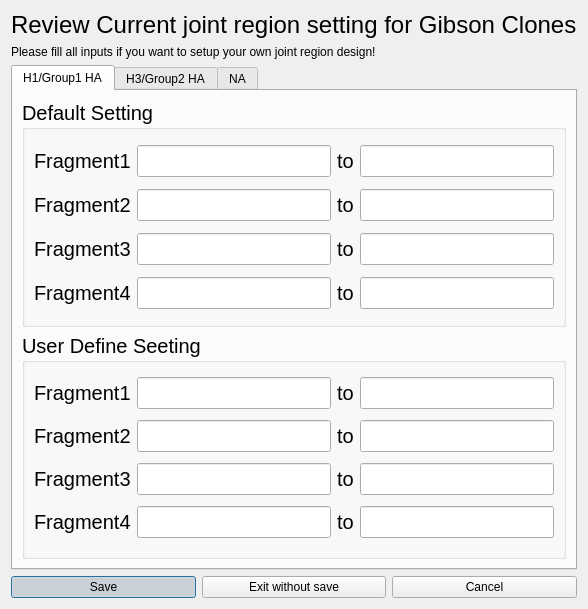
<?xml version="1.0" encoding="UTF-8"?>
<ui version="4.0">
 <class>JointDialog</class>
 <widget class="QDialog" name="JointDialog">
  <property name="geometry">
   <rect>
    <x>0</x>
    <y>0</y>
    <width>472</width>
    <height>609</height>
   </rect>
  </property>
  <property name="windowTitle">
   <string>Review Current joint region setting for Gibson Clones</string>
  </property>
  <layout class="QGridLayout" name="gridLayout_2">
   <item row="2" column="0">
    <widget class="QTabWidget" name="tabWidget">
     <property name="currentIndex">
      <number>0</number>
     </property>
     <widget class="QWidget" name="tab">
      <attribute name="title">
       <string>H1/Group1 HA</string>
      </attribute>
      <layout class="QGridLayout" name="gridLayout">
       <item row="1" column="0">
        <widget class="QGroupBox" name="H1_user_GB">
         <property name="font">
          <font>
           <pointsize>15</pointsize>
          </font>
         </property>
         <property name="title">
          <string>User Define Seeting</string>
         </property>
         <layout class="QGridLayout" name="gridLayout_6">
          <item row="0" column="2">
           <widget class="QLabel" name="label_16">
            <property name="text">
             <string>to</string>
            </property>
           </widget>
          </item>
          <item row="0" column="3">
           <widget class="QLineEdit" name="H1_F1_EU"/>
          </item>
          <item row="0" column="0">
           <widget class="QLabel" name="label_10">
            <property name="text">
             <string>Fragment1</string>
            </property>
           </widget>
          </item>
          <item row="1" column="1">
           <widget class="QLineEdit" name="H1_F2_SU"/>
          </item>
          <item row="2" column="2">
           <widget class="QLabel" name="label_11">
            <property name="text">
             <string>to</string>
            </property>
           </widget>
          </item>
          <item row="2" column="0">
           <widget class="QLabel" name="label_14">
            <property name="text">
             <string>Fragment3</string>
            </property>
           </widget>
          </item>
          <item row="1" column="3">
           <widget class="QLineEdit" name="H1_F2_EU"/>
          </item>
          <item row="2" column="3">
           <widget class="QLineEdit" name="H1_F3_EU"/>
          </item>
          <item row="2" column="1">
           <widget class="QLineEdit" name="H1_F3_SU"/>
          </item>
          <item row="3" column="0">
           <widget class="QLabel" name="label_17">
            <property name="text">
             <string>Fragment4</string>
            </property>
           </widget>
          </item>
          <item row="0" column="1">
           <widget class="QLineEdit" name="H1_F1_SU"/>
          </item>
          <item row="1" column="0">
           <widget class="QLabel" name="label_13">
            <property name="text">
             <string>Fragment2</string>
            </property>
           </widget>
          </item>
          <item row="1" column="2">
           <widget class="QLabel" name="label_15">
            <property name="text">
             <string>to</string>
            </property>
           </widget>
          </item>
          <item row="3" column="3">
           <widget class="QLineEdit" name="H1_F4_EU"/>
          </item>
          <item row="3" column="1">
           <widget class="QLineEdit" name="H1_F4_SU"/>
          </item>
          <item row="3" column="2">
           <widget class="QLabel" name="label_12">
            <property name="text">
             <string>to</string>
            </property>
           </widget>
          </item>
         </layout>
        </widget>
       </item>
       <item row="0" column="0">
        <widget class="QGroupBox" name="H1_default_GB">
         <property name="font">
          <font>
           <pointsize>15</pointsize>
          </font>
         </property>
         <property name="title">
          <string>Default Setting</string>
         </property>
         <layout class="QGridLayout" name="gridLayout_5">
          <item row="2" column="3">
           <widget class="QLineEdit" name="H1_F3_E">
            <property name="readOnly">
             <bool>true</bool>
            </property>
           </widget>
          </item>
          <item row="0" column="1">
           <widget class="QLineEdit" name="H1_F1_S">
            <property name="readOnly">
             <bool>true</bool>
            </property>
           </widget>
          </item>
          <item row="0" column="2">
           <widget class="QLabel" name="label_2">
            <property name="text">
             <string>to</string>
            </property>
           </widget>
          </item>
          <item row="3" column="3">
           <widget class="QLineEdit" name="H1_F4_E">
            <property name="readOnly">
             <bool>true</bool>
            </property>
           </widget>
          </item>
          <item row="1" column="3">
           <widget class="QLineEdit" name="H1_F2_E">
            <property name="readOnly">
             <bool>true</bool>
            </property>
           </widget>
          </item>
          <item row="1" column="1">
           <widget class="QLineEdit" name="H1_F2_S">
            <property name="readOnly">
             <bool>true</bool>
            </property>
           </widget>
          </item>
          <item row="1" column="2">
           <widget class="QLabel" name="label_3">
            <property name="text">
             <string>to</string>
            </property>
           </widget>
          </item>
          <item row="3" column="1">
           <widget class="QLineEdit" name="H1_F4_S">
            <property name="readOnly">
             <bool>true</bool>
            </property>
           </widget>
          </item>
          <item row="2" column="1">
           <widget class="QLineEdit" name="H1_F3_S">
            <property name="readOnly">
             <bool>true</bool>
            </property>
           </widget>
          </item>
          <item row="0" column="3">
           <widget class="QLineEdit" name="H1_F1_E">
            <property name="readOnly">
             <bool>true</bool>
            </property>
           </widget>
          </item>
          <item row="3" column="2">
           <widget class="QLabel" name="label_5">
            <property name="text">
             <string>to</string>
            </property>
           </widget>
          </item>
          <item row="3" column="0">
           <widget class="QLabel" name="label_9">
            <property name="text">
             <string>Fragment4</string>
            </property>
           </widget>
          </item>
          <item row="2" column="2">
           <widget class="QLabel" name="label_4">
            <property name="text">
             <string>to</string>
            </property>
           </widget>
          </item>
          <item row="2" column="0">
           <widget class="QLabel" name="label_8">
            <property name="text">
             <string>Fragment3</string>
            </property>
           </widget>
          </item>
          <item row="0" column="0">
           <widget class="QLabel" name="label_6">
            <property name="text">
             <string>Fragment1</string>
            </property>
           </widget>
          </item>
          <item row="1" column="0">
           <widget class="QLabel" name="label_7">
            <property name="text">
             <string>Fragment2</string>
            </property>
           </widget>
          </item>
         </layout>
        </widget>
       </item>
      </layout>
     </widget>
     <widget class="QWidget" name="tab_2">
      <attribute name="title">
       <string>H3/Group2 HA</string>
      </attribute>
      <layout class="QGridLayout" name="gridLayout_3">
       <item row="0" column="0">
        <widget class="QGroupBox" name="H3_default_GB">
         <property name="font">
          <font>
           <pointsize>15</pointsize>
          </font>
         </property>
         <property name="title">
          <string>Default Setting</string>
         </property>
         <layout class="QGridLayout" name="gridLayout_7">
          <item row="0" column="0">
           <widget class="QLabel" name="label_18">
            <property name="text">
             <string>Fragment1</string>
            </property>
           </widget>
          </item>
          <item row="0" column="1">
           <widget class="QLineEdit" name="H3_F1_S">
            <property name="readOnly">
             <bool>true</bool>
            </property>
           </widget>
          </item>
          <item row="0" column="2">
           <widget class="QLabel" name="label_24">
            <property name="text">
             <string>to</string>
            </property>
           </widget>
          </item>
          <item row="0" column="3">
           <widget class="QLineEdit" name="H3_F1_E">
            <property name="readOnly">
             <bool>true</bool>
            </property>
           </widget>
          </item>
          <item row="1" column="0">
           <widget class="QLabel" name="label_21">
            <property name="text">
             <string>Fragment2</string>
            </property>
           </widget>
          </item>
          <item row="1" column="1">
           <widget class="QLineEdit" name="H3_F2_S">
            <property name="readOnly">
             <bool>true</bool>
            </property>
           </widget>
          </item>
          <item row="1" column="2">
           <widget class="QLabel" name="label_23">
            <property name="text">
             <string>to</string>
            </property>
           </widget>
          </item>
          <item row="1" column="3">
           <widget class="QLineEdit" name="H3_F2_E">
            <property name="readOnly">
             <bool>true</bool>
            </property>
           </widget>
          </item>
          <item row="2" column="0">
           <widget class="QLabel" name="label_22">
            <property name="text">
             <string>Fragment3</string>
            </property>
           </widget>
          </item>
          <item row="2" column="1">
           <widget class="QLineEdit" name="H3_F3_S">
            <property name="readOnly">
             <bool>true</bool>
            </property>
           </widget>
          </item>
          <item row="2" column="2">
           <widget class="QLabel" name="label_19">
            <property name="text">
             <string>to</string>
            </property>
           </widget>
          </item>
          <item row="2" column="3">
           <widget class="QLineEdit" name="H3_F3_E">
            <property name="readOnly">
             <bool>true</bool>
            </property>
           </widget>
          </item>
          <item row="3" column="0">
           <widget class="QLabel" name="label_25">
            <property name="text">
             <string>Fragment4</string>
            </property>
           </widget>
          </item>
          <item row="3" column="1">
           <widget class="QLineEdit" name="H3_F4_S">
            <property name="readOnly">
             <bool>true</bool>
            </property>
           </widget>
          </item>
          <item row="3" column="2">
           <widget class="QLabel" name="label_20">
            <property name="text">
             <string>to</string>
            </property>
           </widget>
          </item>
          <item row="3" column="3">
           <widget class="QLineEdit" name="H3_F4_E">
            <property name="readOnly">
             <bool>true</bool>
            </property>
           </widget>
          </item>
         </layout>
        </widget>
       </item>
       <item row="1" column="0">
        <widget class="QGroupBox" name="H3_user_GB">
         <property name="font">
          <font>
           <pointsize>15</pointsize>
          </font>
         </property>
         <property name="title">
          <string>User Define Seeting</string>
         </property>
         <layout class="QGridLayout" name="gridLayout_8">
          <item row="0" column="0">
           <widget class="QLabel" name="label_26">
            <property name="text">
             <string>Fragment1</string>
            </property>
           </widget>
          </item>
          <item row="0" column="1">
           <widget class="QLineEdit" name="H3_F1_SU"/>
          </item>
          <item row="0" column="2">
           <widget class="QLabel" name="label_32">
            <property name="text">
             <string>to</string>
            </property>
           </widget>
          </item>
          <item row="0" column="3">
           <widget class="QLineEdit" name="H3_F1_EU"/>
          </item>
          <item row="1" column="0">
           <widget class="QLabel" name="label_29">
            <property name="text">
             <string>Fragment2</string>
            </property>
           </widget>
          </item>
          <item row="1" column="1">
           <widget class="QLineEdit" name="H3_F2_SU"/>
          </item>
          <item row="1" column="2">
           <widget class="QLabel" name="label_31">
            <property name="text">
             <string>to</string>
            </property>
           </widget>
          </item>
          <item row="1" column="3">
           <widget class="QLineEdit" name="H3_F2_EU"/>
          </item>
          <item row="2" column="0">
           <widget class="QLabel" name="label_30">
            <property name="text">
             <string>Fragment3</string>
            </property>
           </widget>
          </item>
          <item row="2" column="1">
           <widget class="QLineEdit" name="H3_F3_SU"/>
          </item>
          <item row="2" column="2">
           <widget class="QLabel" name="label_27">
            <property name="text">
             <string>to</string>
            </property>
           </widget>
          </item>
          <item row="2" column="3">
           <widget class="QLineEdit" name="H3_F3_EU"/>
          </item>
          <item row="3" column="0">
           <widget class="QLabel" name="label_33">
            <property name="text">
             <string>Fragment4</string>
            </property>
           </widget>
          </item>
          <item row="3" column="1">
           <widget class="QLineEdit" name="H3_F4_SU"/>
          </item>
          <item row="3" column="2">
           <widget class="QLabel" name="label_28">
            <property name="text">
             <string>to</string>
            </property>
           </widget>
          </item>
          <item row="3" column="3">
           <widget class="QLineEdit" name="H3_F4_EU"/>
          </item>
         </layout>
        </widget>
       </item>
      </layout>
     </widget>
     <widget class="QWidget" name="tab_3">
      <attribute name="title">
       <string>NA</string>
      </attribute>
      <layout class="QGridLayout" name="gridLayout_4">
       <item row="0" column="0">
        <widget class="QGroupBox" name="NA_default_GB">
         <property name="font">
          <font>
           <pointsize>15</pointsize>
          </font>
         </property>
         <property name="title">
          <string>Default Setting</string>
         </property>
         <layout class="QGridLayout" name="gridLayout_9">
          <item row="0" column="0">
           <widget class="QLabel" name="label_34">
            <property name="text">
             <string>Fragment1</string>
            </property>
           </widget>
          </item>
          <item row="0" column="1">
           <widget class="QLineEdit" name="NA_F1_S">
            <property name="readOnly">
             <bool>true</bool>
            </property>
           </widget>
          </item>
          <item row="0" column="2">
           <widget class="QLabel" name="label_40">
            <property name="text">
             <string>to</string>
            </property>
           </widget>
          </item>
          <item row="0" column="3">
           <widget class="QLineEdit" name="NA_F1_E">
            <property name="readOnly">
             <bool>true</bool>
            </property>
           </widget>
          </item>
          <item row="1" column="0">
           <widget class="QLabel" name="label_37">
            <property name="text">
             <string>Fragment2</string>
            </property>
           </widget>
          </item>
          <item row="1" column="1">
           <widget class="QLineEdit" name="NA_F2_S">
            <property name="readOnly">
             <bool>true</bool>
            </property>
           </widget>
          </item>
          <item row="1" column="2">
           <widget class="QLabel" name="label_39">
            <property name="text">
             <string>to</string>
            </property>
           </widget>
          </item>
          <item row="1" column="3">
           <widget class="QLineEdit" name="NA_F2_E">
            <property name="readOnly">
             <bool>true</bool>
            </property>
           </widget>
          </item>
          <item row="2" column="0">
           <widget class="QLabel" name="label_38">
            <property name="text">
             <string>Fragment3</string>
            </property>
           </widget>
          </item>
          <item row="2" column="1">
           <widget class="QLineEdit" name="NA_F3_S">
            <property name="readOnly">
             <bool>true</bool>
            </property>
           </widget>
          </item>
          <item row="2" column="2">
           <widget class="QLabel" name="label_35">
            <property name="text">
             <string>to</string>
            </property>
           </widget>
          </item>
          <item row="2" column="3">
           <widget class="QLineEdit" name="NA_F3_E">
            <property name="readOnly">
             <bool>true</bool>
            </property>
           </widget>
          </item>
         </layout>
        </widget>
       </item>
       <item row="1" column="0">
        <widget class="QGroupBox" name="NA_user_GB">
         <property name="font">
          <font>
           <pointsize>15</pointsize>
          </font>
         </property>
         <property name="title">
          <string>User Define Seeting</string>
         </property>
         <layout class="QGridLayout" name="gridLayout_10">
          <item row="0" column="0">
           <widget class="QLabel" name="label_36">
            <property name="text">
             <string>Fragment1</string>
            </property>
           </widget>
          </item>
          <item row="0" column="1">
           <widget class="QLineEdit" name="NA_F1_SU"/>
          </item>
          <item row="0" column="2">
           <widget class="QLabel" name="label_43">
            <property name="text">
             <string>to</string>
            </property>
           </widget>
          </item>
          <item row="0" column="3">
           <widget class="QLineEdit" name="NA_F1_EU"/>
          </item>
          <item row="1" column="0">
           <widget class="QLabel" name="label_42">
            <property name="text">
             <string>Fragment2</string>
            </property>
           </widget>
          </item>
          <item row="1" column="1">
           <widget class="QLineEdit" name="NA_F2_SU"/>
          </item>
          <item row="1" column="2">
           <widget class="QLabel" name="label_41">
            <property name="text">
             <string>to</string>
            </property>
           </widget>
          </item>
          <item row="1" column="3">
           <widget class="QLineEdit" name="NA_F2_EU"/>
          </item>
          <item row="2" column="0">
           <widget class="QLabel" name="label_45">
            <property name="text">
             <string>Fragment3</string>
            </property>
           </widget>
          </item>
          <item row="2" column="1">
           <widget class="QLineEdit" name="NA_F3_SU"/>
          </item>
          <item row="2" column="2">
           <widget class="QLabel" name="label_44">
            <property name="text">
             <string>to</string>
            </property>
           </widget>
          </item>
          <item row="2" column="3">
           <widget class="QLineEdit" name="NA_F3_EU"/>
          </item>
         </layout>
        </widget>
       </item>
      </layout>
     </widget>
    </widget>
   </item>
   <item row="0" column="0">
    <widget class="QLabel" name="label">
     <property name="font">
      <font>
       <pointsize>18</pointsize>
      </font>
     </property>
     <property name="text">
      <string>Review Current joint region setting for Gibson Clones</string>
     </property>
    </widget>
   </item>
   <item row="3" column="0">
    <layout class="QHBoxLayout" name="horizontalLayout">
     <item>
      <widget class="QPushButton" name="saveButton">
       <property name="text">
        <string>Save</string>
       </property>
       <property name="checkable">
        <bool>true</bool>
       </property>
       <property name="checked">
        <bool>true</bool>
       </property>
      </widget>
     </item>
     <item>
      <widget class="QPushButton" name="exitButton">
       <property name="text">
        <string>Exit without save</string>
       </property>
      </widget>
     </item>
     <item>
      <widget class="QPushButton" name="cancelButton">
       <property name="text">
        <string>Cancel</string>
       </property>
      </widget>
     </item>
    </layout>
   </item>
   <item row="1" column="0">
    <widget class="QLabel" name="label_46">
     <property name="text">
      <string>Please fill all inputs if you want to setup your own joint region design!</string>
     </property>
    </widget>
   </item>
  </layout>
 </widget>
 <resources/>
 <connections/>
</ui>
